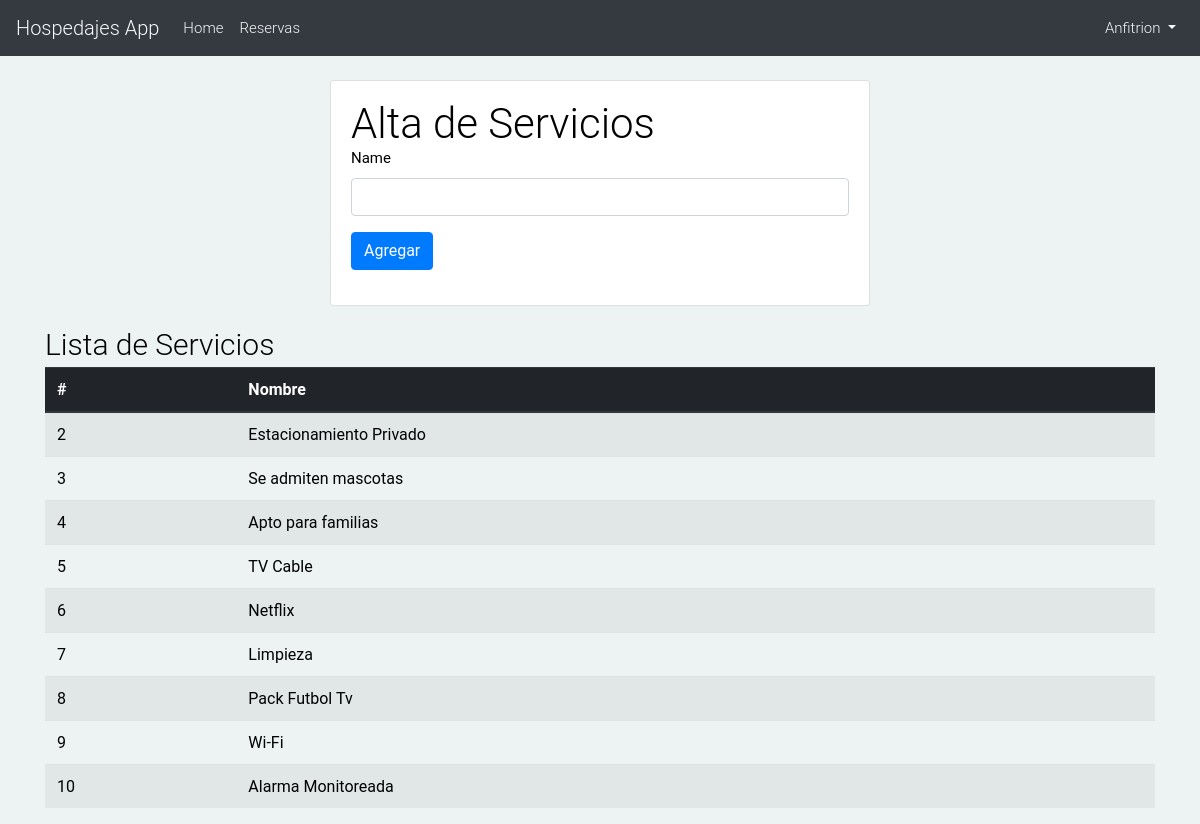
Page /hospedajes/new_feature/ (signed in) on the committed database.
### hospedajes_app/models.py (models this page shows, shortened)
class Feature(models.Model):
    name = models.CharField(max_length=25, unique=True)
    className = models.CharField(max_length=50, blank=True)
    class Meta:
        verbose_name_plural = 'Features'

### hospedajes_app/views.py (the view)
# urls.py: path('new_feature/', views.feature_form, name='featureForm'),
@login_required
@staff_member_required
def feature_form(request):
    features = Feature.objects.all()
    if request.method == 'POST':
        form = FeatureForm(request.POST)
        if form.is_valid():
            form.save()
    else:
        form = FeatureForm()
    return render(request, 'hospedajes_app/forms/feature_form.html', {'features': features, 'form': form})

### hospedajes_app/forms.py
class FeatureForm(forms.ModelForm):
    class Meta:
        model = Feature
        fields = ('name',)

### templates/hospedajes_app/forms/feature_form.html (shortened to what this page needs)
{% extends 'hospedajes_app/base.html' %}
{% load crispy_forms_tags %}
{% block content %}
    <div class="row justify-content-center">
        <div class="col-6">
          <div class="card">
            <div class="card-body">
              <h2>Alta de Servicios</h2>
              <form method="post" novalidate>
                {{ form|crispy }}
                <button type="submit" class="btn btn-primary">Agregar</button>
              </form>
            </div>
          </div>
        </div>
    </div>
    <h3 class="mt-3">Lista de Servicios</h3>
    <table class="table table-striped table-hover table table-responsive-sm">
        {% if features %}
        <thead class="thead-dark">
            <tr>
                <th scope="col">#</th>
                <th scope="col">Nombre</th>
            </tr>
        </thead>
        <tbody>
            {% for c in features %}
            <tr>
                <td>{{ c.id }}</td>
                <td>{{ c.name }}</td>
            </tr>
            {% endfor %}
            {% else %}
                <h3>No hay servicios</h3>
            {% endif %}
        </tbody>
    </table>
{% endblock %}

### templates/hospedajes_app/base.html (shortened to what this page needs)
{% load static %}
<html>
    <head>
        <link rel="stylesheet" href="https://stackpath.bootstrapcdn.com/bootstrap/4.1.3/css/bootstrap.min.css">
        <link rel="stylesheet" href="https://use.fontawesome.com/releases/v5.8.2/css/all.css">
        <link rel="stylesheet" href="{% static 'css/style.css' %}">
        <link href="https://code.jquery.com/ui/1.12.1/themes/pepper-grinder/jquery-ui.css" rel="stylesheet"/>
        <link rel="stylesheet" href="{% static 'css/jquery-ui.multidatespicker.css' %}">
    </head>
    <body>
    <nav class="navbar navbar-expand-lg text-light bg-dark mb-4">
        <a class="navbar-brand" href="{% url 'hospedajes_app:index' %}">Hospedajes App</a>
        <div class="collapse navbar-collapse" id="navbarSupportedContent">
            <ul class="navbar-nav mr-auto">
                <li class="nav-item">
                    <a class="nav-link" href="{% url 'hospedajes_app:index' %}">Home</a>
                </li>
                {% if user.is_authenticated %}
                    {% if user.is_superuser or user.is_staff %}
                        <li class="nav-item">
                            <a class="nav-link" href="{% url 'hospedajes_app:myBookings' %}">Reservas</a>
                        </li>
                    {% endif %}
                {% endif %}
            </ul>
            {% if user.is_authenticated %}
                <ul class="navbar-nav">
                    <li class="nav-item dropdown">
                        <a class="nav-link dropdown-toggle" href="#" id="navbarDropdown" role="button" data-toggle="dropdown" aria-haspopup="true" aria-expanded="false">
                            {{ user.username }}
                        </a>
                    </li>
                </ul>
            {% else %}
                <form class="form-inline my-2 my-lg-0">
                    <a href="{% url 'login' %}" class="btn btn-outline-secondary">Log in</a>
                    <a href="{% url 'hospedajes_app:signup' %}" class="btn btn-primary ml-2">Sign up</a>
                </form>
            {% endif %}
        </div>
    </nav>
    <div class="content container">
        <div class="row">
            <div class="col">
                {% block content %}
                {% endblock %}
            </div>
        </div>
    </div>
    </body>
</html>

### static/css/style.css (style rules this page uses)
body { font-size: 15px; font-family: 'Roboto', sans-serif; background: #EDF3F3; color: #000; }
h1, h2, h3, h4, h5, h6, p, a, ul, span, li, img { margin: 0; padding: 0; font-weight: 300; }
h1,h2,h3,h4,h5,h6 { line-height: 1.5; }
h2 { font-size: 2.8em; line-height: 1.1; }
h3 { font-size: 2em; }
a, button { text-decoration: none; color: inherit; transition: all .3s; }

### rows in the picture
Feature: id "2", name "Estacionamiento Privado"
Feature: id "3", name "Se admiten mascotas"
Feature: id "4", name "Apto para familias"
Feature: id "5", name "TV Cable"
Feature: id "6", name "Netflix"
Feature: id "7", name "Limpieza"
Feature: id "8", name "Pack Futbol Tv"
Feature: id "9", name "Wi-Fi"
Feature: id "10", name "Alarma Monitoreada"

### other values in the picture
{{ user.username }} "Anfitrion"
